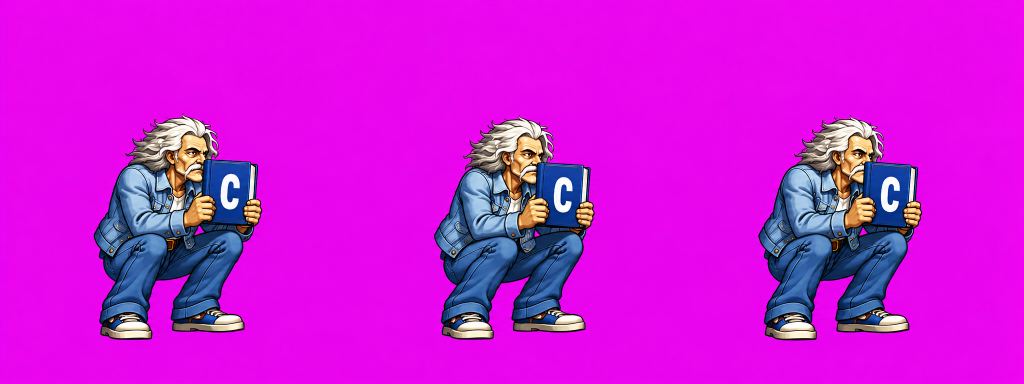
#> input picture assets/production/c/crouch_block/source-v1.png, 2048 x 768 px (shown at 1/2 size)
$ python remove_generated_checkerboard.py ../../assets/production/c/crouch_block/source-v1.png out.png
#> lines starting #> are read from the running program, lines starting #| are printed output that depends on the picture; after the words box and inside, x2 and y2 are one past the last pixel; in counts of white or black regions, pixels touching at a corner belong together
"""Remove only border-connected pale neutral backdrop from generated sheets.

This is preparation of AI-generated artwork, not an artwork generator. Inspect
the result on both dark and light backgrounds before marking an action reviewed.
The user authorized local background removal for this production run.
"""

import argparse
from pathlib import Path

import numpy as np
from PIL import Image, ImageDraw, ImageFilter


def remove_background(source: Path, destination: Path) -> None:
    image = Image.open(source).convert("RGBA")
    rgba = np.array(image)
    rgb = rgba[:, :, :3].astype(np.int16)
    pale = (rgb.min(axis=2) >= 210) & (rgb.max(axis=2) - rgb.min(axis=2) <= 15)
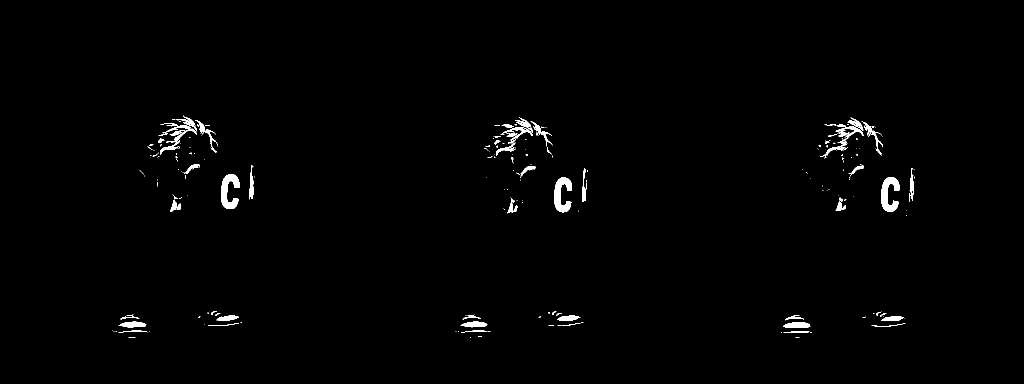
#> pale: shape (768, 2048) bool (shown at 1/2 size); 0.99% white; 226 white regions (158 under 20 px), largest, box (x1, y1, x2, y2) and area: (442, 348, 479, 418) 1461, (1762, 354, 1799, 424) 1450, (1108, 355, 1144, 425) 1430
    # A revised sheet may retain a pale gap beside already extracted alpha.
    # Treat existing transparency as exterior so those connected remnants can
    # be removed without touching enclosed costume highlights or shoe soles.
    pale |= rgba[:, :, 3] == 0
    mask = Image.fromarray(np.where(pale, 255, 0).astype(np.uint8))
    # A one-pixel border connects all background patches touching any edge.
    padded = Image.new("L", (mask.width + 2, mask.height + 2), 255)
#> padded: PIL image 2050x770 L; every value is 255
    padded.paste(mask, (1, 1))
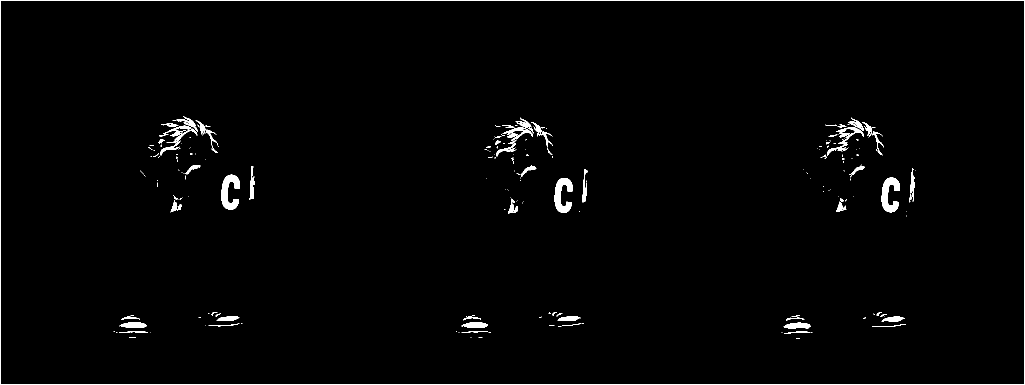
#> padded: PIL image 2050x770 L (shown at 1/2 size); 1.3% white; 227 white regions (158 under 20 px), largest, box (x1, y1, x2, y2) and area: (0, 0, 2050, 770) 5636, (443, 349, 480, 419) 1461, (1763, 355, 1800, 425) 1450
    ImageDraw.floodfill(padded, (0, 0), 128)
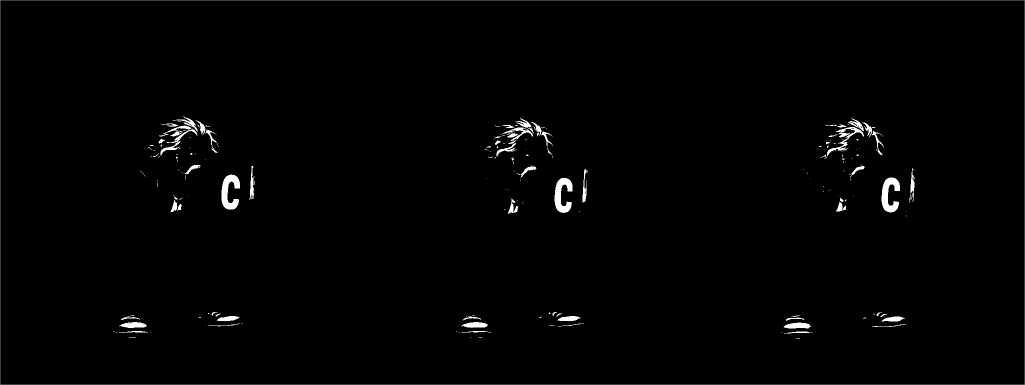
#> padded: PIL image 2050x770 L (shown at 1/2 size); min 0, max 255, mean 3
    background = np.asarray(padded)[1:-1, 1:-1] == 128
#> background: shape (768, 2048) bool; every value is 0
    rgba[background] = 0
    # Pale antialias pixels mixed with the matte remain immediately outside the
    # drawn dark contour. Remove at most two such border pixels; enclosed eyes,
    # highlights and shoe soles never participate in this edge operation.
    for _ in range(2):
        outside = Image.fromarray(np.where(rgba[:, :, 3] == 0, 255, 0).astype(np.uint8))
        touches_background = np.asarray(outside.filter(ImageFilter.MaxFilter(3))) > 0
        fringe = touches_background & (rgba[:, :, 3] > 0) & (rgb.min(axis=2) > 85) & (rgb.max(axis=2) - rgb.min(axis=2) < 30)
        rgba[fringe] = 0
    destination.parent.mkdir(parents=True, exist_ok=True)
    Image.fromarray(rgba).save(destination)
    print(f"{destination}: removed {int(background.sum())} backdrop pixels")
#| out.png: removed 0 backdrop pixels


if __name__ == "__main__":
    parser = argparse.ArgumentParser(description=__doc__)
    parser.add_argument("source", type=Path)
    parser.add_argument("destination", type=Path)
    args = parser.parse_args()
    remove_background(args.source, args.destination)
